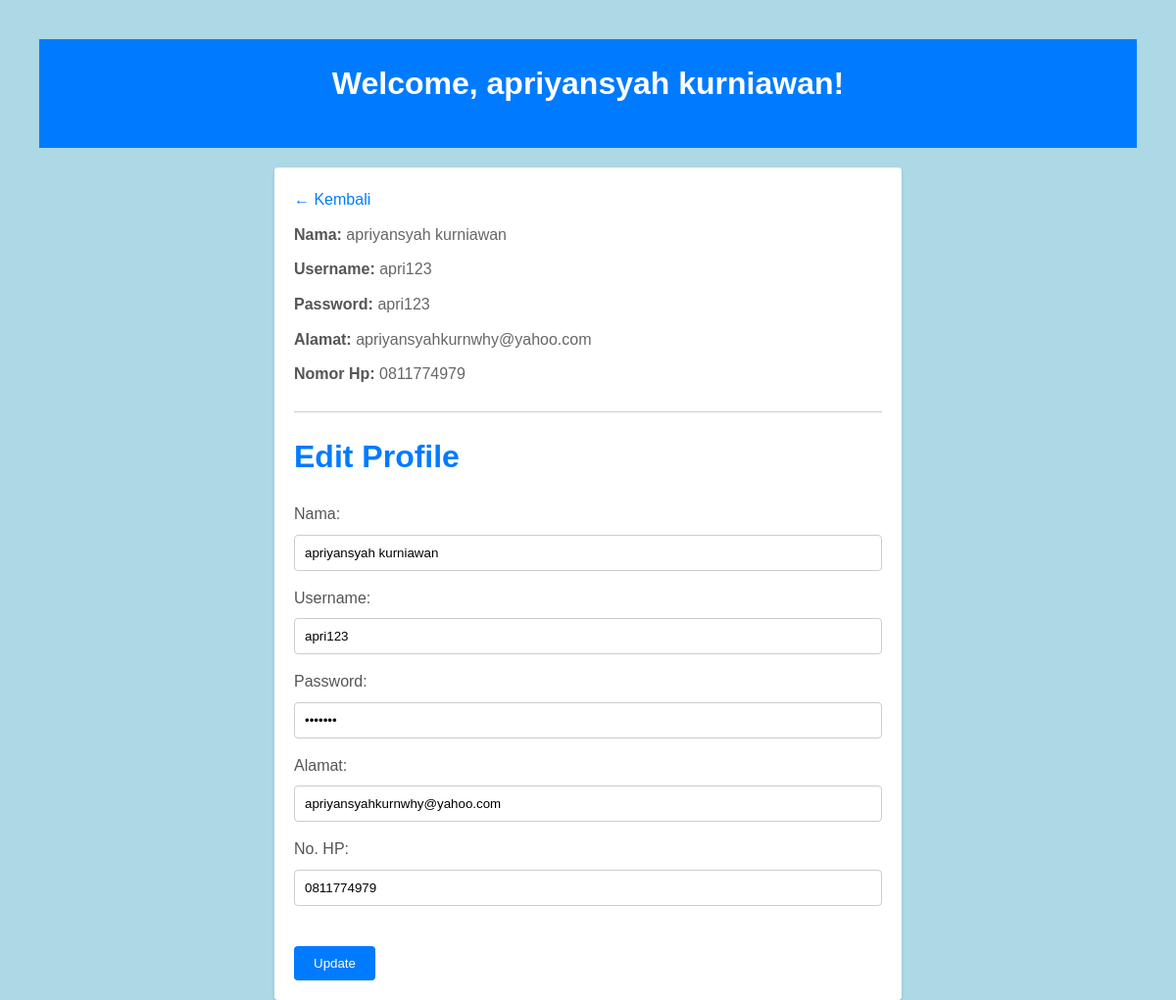
The app's page /profile.php (signed in) with its own data.
### tables this page shows
CREATE TABLE `customers` (
  `id_pelanggan` int(11) NOT NULL,
  `nama` varchar(50) NOT NULL,
  `username` varchar(30) NOT NULL,
  `password` varchar(50) NOT NULL,
  `cpassword` varchar(50) NOT NULL,
  `alamat` varchar(50) NOT NULL,
  `nohp` varchar(15) NOT NULL
);

### profile.php (the view, shortened to what this page needs)
<?php
include 'koneksi.php';
$logged_in_username = $_SESSION['username'];
$sql = "SELECT * FROM customers WHERE username = '$logged_in_username' LIMIT 1";
$result = $conn->query($sql);
if ($result->num_rows > 0) {
    $row = $result->fetch_assoc();
    $nama = $row['nama'];
    $username = $row['username'];
    $password = $row['password'];
    $alamat = $row['alamat'];
    $nohp = $row['nohp'];
} else {
    echo "Customer data not found.";
    exit();
}
?>
<!DOCTYPE html>
<html>
<head>
</head>
<body>
    <header>
        <h1>Welcome, <?php echo $nama; ?>!</h1>
    </header>
    <div class="container">
        <a href="index.php" class="back-button">&#8592; Kembali</a>
        <div class="profile-info">
            <p><b>Nama:</b> <?php echo $nama; ?></p>
            <p><b>Username:</b> <?php echo $username; ?></p>
            <p><b>Password:</b> <?php echo $password; ?></p>
            <p><b>Alamat:</b> <?php echo $alamat; ?></p>
            <p><b>Nomor Hp:</b> <?php echo $nohp; ?></p>
        </div>
        <h1>Edit Profile</h1>
        <form method="post" action="">
            <label for="nama">Nama:</label>
            <input type="text" name="nama" value="<?php echo $nama; ?>"><br>
            <label for="username">Username:</label>
            <input type="text" name="username" value="<?php echo $username; ?>"><br>
            <label for="password">Password:</label>
            <input type="password" name="password" value="<?php echo $password; ?>"><br>
            <label for="alamat">Alamat:</label>
            <input type="text" name="alamat" value="<?php echo $alamat; ?>"><br>
            <label for="nohp">No. HP:</label>
            <input type="text" name="nohp" value="<?php echo $nohp; ?>"><br>
            <br>
            <input type="submit" name="submit" value="Update">
        </form>
    </div>
</body>
</html>

### profile.php (style rules this page uses)
body { font-family: Arial, sans-serif; line-height: 1.6; margin: 0; padding: 0; background-color: #f7f7f7; padding: 40px; background-color: lightblue; height: 500px; }
header { background-color: #007BFF; color: #fff; padding: 20px; text-align: center; margin-bottom: 20px; }
header h1 { color: #fff; }
.container { max-width: 600px; margin: 0 auto; padding: 20px; background-color: #fff; box-shadow: 0 2px 4px rgba(0, 0, 0, 0.1); border-radius: 4px; }
.back-button { color: #007BFF; font-size: 16px; text-decoration: none; }
h1 { margin-top: 0; color: #007BFF; margin-bottom: 20px; }
label { display: block; margin-bottom: 8px; color: #555; }
input[type="text"], input[type="password"] { width: 100%; padding: 10px; margin-bottom: 15px; border: 1px solid #ccc; border-radius: 4px; box-sizing: border-box; }
input[type="submit"] { background-color: #007BFF; color: #fff; border: none; padding: 10px 20px; cursor: pointer; border-radius: 4px; }
.profile-info { margin-bottom: 20px; border-bottom: 1px solid #ccc; padding-bottom: 15px; }
.profile-info b { font-weight: bold; color: #555; }
.profile-info p { margin: 10px 0; color: #666; }

### records on screen
customers: nama "apriyansyah kurniawan", username "apri123", password "apri123", alamat "apriyansyahkurnwhy@yahoo.com", nohp "0811774979"
